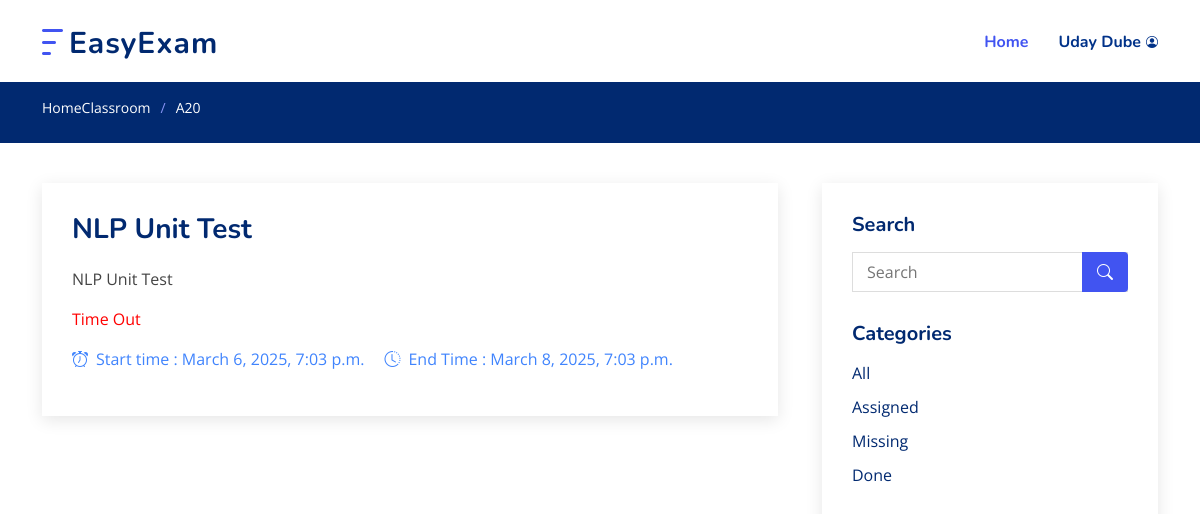
/1/view_class (signed in), run on the app's committed database.
### Classroom/models.py (models this page shows)
class Classroom(models.Model):
	owner = models.ForeignKey(User, on_delete=models.CASCADE) # Teacher
	name = models.CharField(max_length=255) # class name
	code = models.CharField(max_length=5, unique=True) # code for students to join
	desc = models.CharField(max_length=255, blank=True) # class Description for optional
	def __str__(self):
		return self.name

class Test(models.Model):
	belongs = models.ForeignKey(Classroom, on_delete=models.CASCADE)
	name = models.CharField(max_length=255)
	desc = models.CharField(max_length=2555, blank=True)
	create_time = models.DateTimeField(auto_now_add=True)
	start_time = models.DateTimeField()
	end_time = models.DateTimeField()
	def __str__(self):
		return self.name

### Classroom/views/Classroom.py (the view)
# urls.py: path('<int:class_id>/view_class', Classroom.view_class, name='view_class'),
@login_required(login_url='login')
def view_class(request, class_id):
	tests = Test.objects.filter(belongs=class_id).order_by('-create_time')
	search = request.GET.get('search')
	if search != "" and search is not None:
		tests = Test.objects.filter(belongs=class_id, name__icontains=search).order_by('-create_time')
	paginator = Paginator(tests, 5)
	page = request.GET.get('page', 1)
	try:
		tests = paginator.page(page)
	except PageNotAnInteger:
		tests = paginator.page(1)
	except EmptyPage:
		tests = paginator.page(paginator.num_pages)
	if request.user.is_staff :
		pass
	else:
		for t in tests:
			if testTaken.objects.filter(student=request.user, test=t).exists():
				t.status = "done"
			elif ( t.start_time == None or t.start_time < timezone.now()) and ( t.end_time == None or t.end_time > timezone.now()):
				t.status = "Assigned"
			elif(t.start_time and t.start_time > timezone.now()): # test is not yet started
				t.status = "not"
			else:
				t.status = "late"
	room = get_object_or_404(Classroom, id=class_id)
	return render(request, "classroom/view_class.html", {'tests' : tests, 'room' : room } )

### templates/classroom/view_class.html (shortened to what this page needs)
{% extends 'base.html' %}
{% load static %}
{% block header %}
<header id="header" class="header fixed-top">
  <div class="container-fluid container-xl d-flex align-items-center justify-content-between">
    <a href="{% url 'home' %}" class="logo d-flex align-items-center">
      <img src="{% static 'assets/img/logo.png' %}" alt="">
      <br> <br>
      <span> EasyExam </span>
      <br> <br>
    </a>
    <nav id="navbar" class="navbar">
      <ul>
        <li><a class="nav-link scrollto active" href="{% url 'dashboard' %}">Home</a></li>
        <li class="dropdown"><a href="#"><span>{{ user.first_name }}</span><i class="bi bi-person-circle"></i></a>
        </li>
      </ul>
    </nav>
  </div>
</header>
{% endblock %}
{% block main %}
<main id="main">
  <section class="breadcrumbs">
    <div class="container">
      <ol>
        <li><a href="{% url 'home' %}">Home</a></li>
        <br>
        <li><a href="{% url 'dashboard' %}">Classroom</a></li>
        <li>{{ room }}</li>
      </ol>
    </div>
  </section>
  <section id="blog" class="blog">
    <div class="container" data-aos="fade-up">
      <div class="row">
        <div class="col-lg-8 entries">
          {% for t in tests %}
          <article class="entry">
            {% if user.is_staff %}
            <h2 class="entry-title">
              <a href="{% url 'view_test' t.id %}">{{ t }}</a>
            </h2>
            {% elif t.status == "late" or t.status == "not" %}
            <h2 class="entry-title">
              <a>{{ t }}</a>
            </h2>
            {% else %}
            <h2 class="entry-title">
              <a href="{% url 'attend_test' t.id %}">{{ t }}</a>
            </h2>
            {% endif %}
            <div class="entry-content">
              <p>{{ t.desc }}</p>
              {% if t.status == "late" %}
              <p style="color: red;">Time Out</p>
              {% endif %}
            </div>
            <div class="entry-meta">
              <ul>
                {% if t.start_time %}
                <li class="d-flex align-items-center"><i class="bi bi-alarm"></i> Start time : {{ t.start_time }}</li>
                {% endif %}
                {% if t.end_time %}
                <li class="d-flex align-items-center"><i class="bi bi-clock-history"></i> End Time : {{ t.end_time }}</li>
                {% endif %}
              </ul>
            </div>
          </article>
          {% endfor %}
        </div>
        <div class="col-lg-4">
          <div class="sidebar">
            <h3 class="sidebar-title">Search</h3>
            <div class="sidebar-item search-form">
              <form action="" method="GET">
                <input type="text" name="search" placeholder="Search">
                <button type="submit"><i class="bi bi-search"></i></button>
              </form>
            </div>
            {% if user.is_staff %}
            {% else %}
            <h3 class="sidebar-title">Categories</h3>
            <div class="sidebar-item categories">
              <ul>
                <li><a href="{% url 'view_class' room.id %}">All</a></li>
                <li><a href="{% url 'assigned_test' room.id %}">Assigned</a></li>
                <li><a href="{% url 'missing_test' room.id %}">Missing</a></li>
                <li><a href="{% url 'done_test' room.id %}">Done</a></li>
              </ul>
            </div>
            {% endif %}
          </div>
        </div>
      </div>
    </div>
  </section>
</main>
{% endblock %}

### static/assets/style.css (style rules this page uses)
:root { scroll-behavior: smooth; }
body { font-family: "Open Sans", sans-serif; color: #444444; }
a { color: #4154f1; text-decoration: none; }
h1, h2, h3, h4, h5, h6 { font-family: "Nunito", sans-serif; }
section { padding: 60px 0; overflow: hidden; }
.breadcrumbs { padding: 15px 0; background: #012970; min-height: 40px; margin-top: 82px; color: #fff; }
.breadcrumbs ol { display: flex; flex-wrap: wrap; list-style: none; padding: 0 0 10px 0; margin: 0; font-size: 14px; }
.breadcrumbs ol a { color: #fff; transition: 0.3s; }
.breadcrumbs ol li + li { padding-left: 10px; }
.breadcrumbs ol li + li::before { display: inline-block; padding-right: 10px; color: #8894f6; content: "/"; }
.header { transition: all 0.5s; z-index: 997; padding: 20px 0; }
.header .logo { line-height: 0; }
.header .logo img { max-height: 40px; margin-right: 6px; }
.header .logo span { font-size: 30px; font-weight: 700; letter-spacing: 1px; color: #012970; font-family: "Nunito", sans-serif; margin-top: 3px; }
.navbar { padding: 0; }
.navbar ul { margin: 0; padding: 0; display: flex; list-style: none; align-items: center; }
.navbar li { position: relative; }
.navbar a { display: flex; align-items: center; justify-content: space-between; padding: 10px 0 10px 30px; font-family: "Nunito", sans-serif; font-size: 16px; font-weight: 700; color: #013289; white-space: nowrap; transition: 0.3s; }
.navbar a i { font-size: 12px; line-height: 0; margin-left: 5px; }
.navbar a:hover, .navbar .active, .navbar li:hover > a { color: #4154f1; }
.blog { padding: 40px 0 20px 0; }
.blog .entry { padding: 30px; margin-bottom: 60px; box-shadow: 0 4px 16px rgba(0, 0, 0, 0.1); }
.blog .entry .entry-title { font-size: 28px; font-weight: bold; padding: 0; margin: 0 0 20px 0; }
.blog .entry .entry-title a { color: #012970; transition: 0.3s; }
.blog .entry .entry-meta { margin-bottom: 15px; color: #4084fd; }
.blog .entry .entry-meta ul { display: flex; flex-wrap: wrap; list-style: none; align-items: center; padding: 0; margin: 0; }
.blog .entry .entry-meta ul li + li { padding-left: 20px; }
.blog .entry .entry-meta i { font-size: 16px; margin-right: 8px; line-height: 0; }
.blog .entry .entry-content p { line-height: 24px; }
.blog .sidebar { padding: 30px; margin: 0 0 60px 20px; box-shadow: 0 4px 16px rgba(0, 0, 0, 0.1); }
.blog .sidebar .sidebar-title { font-size: 20px; font-weight: 700; padding: 0 0 0 0; margin: 0 0 15px 0; color: #012970; position: relative; }
.blog .sidebar .sidebar-item { margin-bottom: 30px; }
.blog .sidebar .search-form form { background: #fff; border: 1px solid #ddd; padding: 3px 10px; position: relative; }
.blog .sidebar .search-form form input[type="text"] { border: 0; padding: 4px; border-radius: 4px; width: calc(100% - 40px); }
.blog .sidebar .search-form form button { position: absolute; top: 0; right: 0; bottom: 0; border: 0; background: none; font-size: 16px; padding: 0 15px; margin: -1px; background: #4154f1; color: #fff; transition: 0.3s; border-radius: 0 4px 4px 0; line-height: 0; }
.blog .sidebar .search-form form button i { line-height: 0; }
.blog .sidebar .categories ul { list-style: none; padding: 0; }
.blog .sidebar .categories ul li + li { padding-top: 10px; }
.blog .sidebar .categories ul a { color: #012970; transition: 0.3s; }

### data on the page
Classroom: name "A20"
Test: name "NLP Unit Test", desc "NLP Unit Test", shows "Time Out", start_time "March 6, 2025, 7:03 p.m.", end_time "March 8, 2025, 7:03 p.m."

### other printed values
{{ user.first_name }} "Uday Dube"
